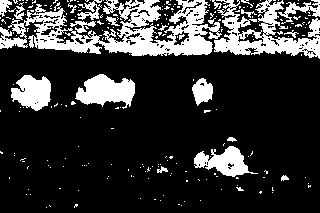
//> input picture Étape 25 - Ouverture et fermeture d'images à l'aide de filtres morphologiques/binary.bmp, 320 x 213 px
$ ./Morphology   (built with g++ and OpenCV 4)
//> lines starting //> are read from the running program, lines starting //| are printed output that depends on the picture; after the words box and inside, x2 and y2 are one past the last pixel; in counts of white or black regions, pixels touching at a corner belong together
#include <iostream>
#include <vector>
#include <opencv2/opencv.hpp>
#include <opencv2/core/core.hpp>
#include <opencv2/highgui/highgui.hpp>
#include <opencv2/imgproc/imgproc.hpp>

int main()
{
    // Charger l'image
    cv::Mat image = cv::imread("binary.bmp");
//> image is the input picture: 213 rows x 320 cols, CV_8UC3; 20.7% white; 230 white regions (208 under 20 px), largest, box (x1, y1, x2, y2) and area: (0, 0, 222, 56) 5711, (214, 0, 320, 59) 2737, (75, 74, 135, 109) 1306
    if (image.empty())
    {
        return 0;
    }

    // Affiche l'image originale
    cv::imshow("Original", image);

    // **Création d'un élément structurant**
    // L'élément structurant est une matrice 5x5 remplie de 1.
    // Cet élément structurant sera utilisé pour les transformations morphologiques.
    cv::Mat element5(5, 5, CV_8U, cv::Scalar(1));

    // **Fermeture morphologique**
    // La fermeture est une combinaison de dilatation suivie d'érosion.
    cv::Mat closed;
    cv::morphologyEx(image, closed, cv::MORPH_CLOSE, element5);
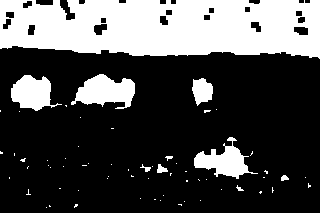
//> closed: 213 rows x 320 cols, CV_8UC3; 29.6% white; 64 white regions (54 under 20 px), largest, box (x1, y1, x2, y2) and area: (0, 0, 320, 59) 15807, (71, 74, 135, 109) 1382, (194, 137, 258, 179) 1143
    cv::imshow("Closed image", closed); // Affiche l'image après fermeture

    // **Ouverture morphologique**
    // L'ouverture est une combinaison d'érosion suivie de dilatation.
    cv::Mat opened;
    cv::morphologyEx(image, opened, cv::MORPH_OPEN, element5);
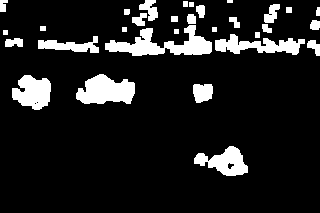
//> opened: 213 rows x 320 cols, CV_8UC3; 12% white; 31 white regions (1 under 20 px), largest, box (x1, y1, x2, y2) and area: (105, 25, 212, 56) 1538, (76, 74, 135, 104) 1262, (215, 34, 305, 55) 985
    cv::imshow("Opened image", opened); // Affiche l'image après ouverture

    // **Combinaison dilatation + érosion**
    // Dilate l'image en premier pour agrandir les régions blanches.
    cv::Mat result;
    cv::dilate(image, result, element5); // Applique une dilatation
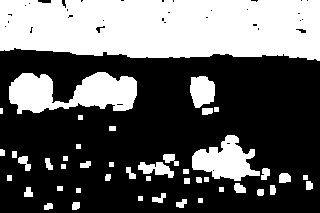
//> result: 213 rows x 320 cols, CV_8UC3; 37.6% white; 45 white regions (1 under 20 px), largest, box (x1, y1, x2, y2) and area: (0, 0, 320, 61) 17505, (9, 72, 137, 114) 3467, (192, 135, 260, 181) 1769
    cv::erode(result, result, element5); // Suit d'une érosion pour réduire les régions étendues
    cv::imshow("Dilate/Erode image", result); // Affiche le résultat de la combinaison

    // Applique une fermeture pour combler les trous
    cv::morphologyEx(image, image, cv::MORPH_CLOSE, element5);
    // Ensuite, applique une ouverture pour nettoyer le bruit
    cv::morphologyEx(image, image, cv::MORPH_OPEN, element5);
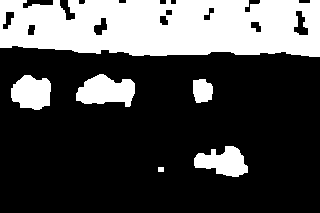
//> image: 213 rows x 320 cols, CV_8UC3; 28.8% white; 6 white regions, box (x1, y1, x2, y2) and area: (0, 0, 320, 57) 15711, (76, 74, 135, 107) 1333, (11, 75, 51, 110) 1081, (194, 146, 248, 177) 1062, (193, 79, 213, 103) 398, (158, 167, 164, 172) 30
    cv::imshow("Close/Open image", image); // Affiche le résultat combiné

    // Attend une interaction utilisateur avant de fermer les fenêtres
    cv::waitKey(0);

    return 0;
}
